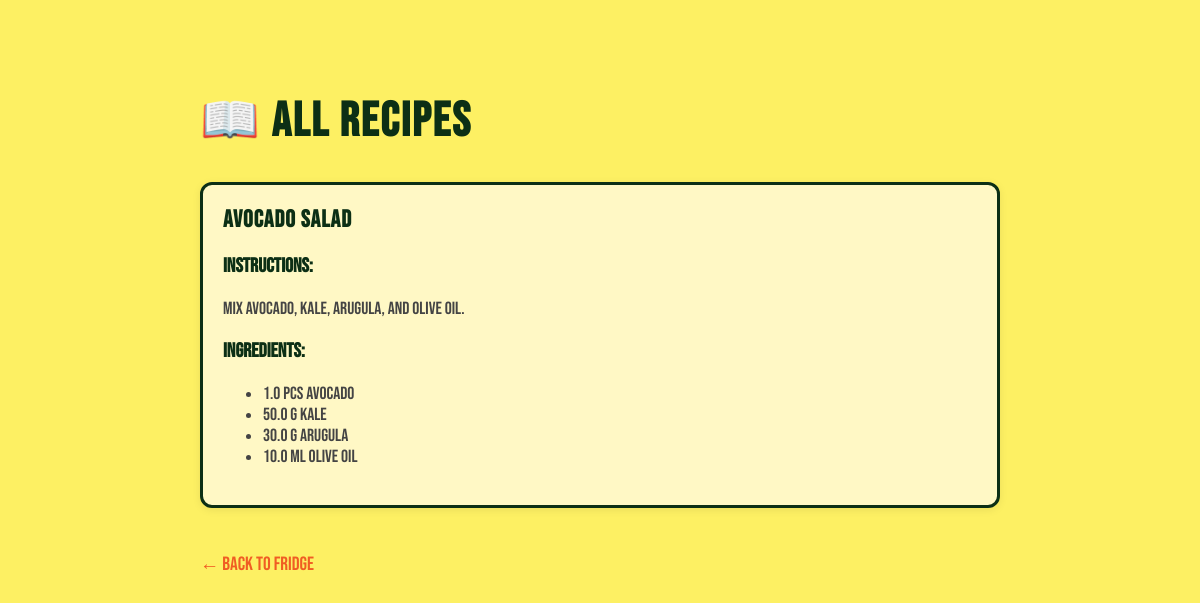
Screenshot of /all_recipes with the database file from the repository.
### models.py (models this page shows, shortened)
class Recipe(db.Model):
    id = db.Column(db.Integer, primary_key=True)
    name = db.Column(db.String(120), nullable=False)
    instructions = db.Column(db.Text, nullable=False)
    user_id = db.Column(db.Integer, db.ForeignKey('user.id'), nullable=False)
    user = db.relationship("User", backref="recipes")

class RecipeIngredient(db.Model):
    id = db.Column(db.Integer, primary_key=True)
    recipe_id = db.Column(db.Integer, db.ForeignKey('recipe.id'), nullable=False)
    name = db.Column(db.String(80), nullable=False)
    quantity = db.Column(db.Float, nullable=False)
    unit = db.Column(db.String(20), nullable=False)
    recipe = db.relationship("Recipe", backref="ingredients_needed")

### app.py (the view)
@app.route('/all_recipes')
def all_recipes():
    recipes = Recipe.query.all()
    return render_template('all_recipes.html', recipes=recipes)

### templates/all_recipes.html (shortened to what this page needs)
<!DOCTYPE html>
<html>
<head>
</head>
<body>
    <h1>📖 All Recipes</h1>
    {% if recipes %}
        {% for recipe in recipes %}
            <div class="recipe">
                <h2>{{ recipe.name }}</h2>
                <p><strong>Instructions:</strong></p>
                <div class="instructions">{{ recipe.instructions }}</div>
                <p><strong>Ingredients:</strong></p>
                <ul>
                    {% for ing in recipe.ingredients_needed %}
                        <li>{{ ing.quantity }} {{ ing.unit }} {{ ing.name }}</li>
                    {% endfor %}
                </ul>
            </div>
        {% endfor %}
    {% else %}
        <p>No recipes found in the database.</p>
    {% endif %}
    <br><a href="/">← Back to Fridge</a>
</body>
</html>

### templates/all_recipes.html (style rules this page uses)
body { font-family: 'Bebas Neue', sans-serif; margin: 40px; background-color: #fdf063; color: #0c2f15; font-size: 20px; max-width: 800px; margin: 40px auto; padding: 20px; }
h1, h2 { color: #0c2f15; font-weight: 800; }
h1 { font-size: 3rem; letter-spacing: 2px; }
h2 { font-size: 1.5rem; letter-spacing: 1px; }
.recipe { background: #fff8c5; border: 3px solid #0c2f15; border-radius: 12px; padding: 20px; margin-bottom: 20px; box-shadow: 0 2px 8px rgba(0,0,0,0.08); }
.recipe h2 { margin-top: 0; color: #0c2f15; }
.instructions { margin-top: 10px; font-size: 1.1rem; color: #444; }
ul { font-size: 1.1rem; color: #444; }
a { color: #f05d23; text-decoration: none; font-size: 1.2rem; }

### rows the page displays
Recipe: name "Avocado Salad", instructions "Mix avocado, kale, arugula, and olive oil."
RecipeIngredient: quantity "1.0", unit "pcs", name "avocado"
RecipeIngredient: quantity "50.0", unit "g", name "kale"
RecipeIngredient: quantity "30.0", unit "g", name "arugula"
RecipeIngredient: quantity "10.0", unit "ml", name "olive oil"
